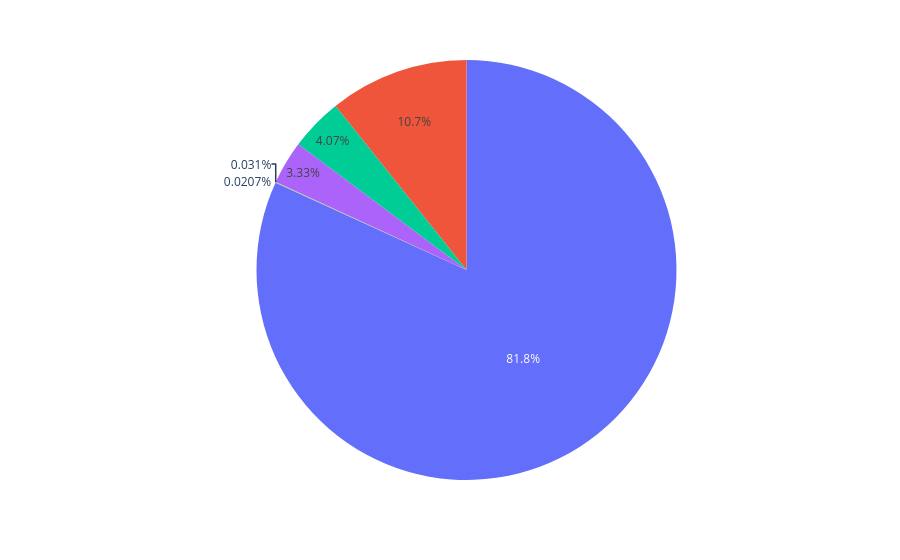

Write notebook code for a chart like this one.
### Code cell
fig = px.pie(labels=ratings.index, values=ratings.values)

fig.show()

### Figure 1 — Plotly figure (JSON) as saved in the notebook; plotly's stock layout.template omitted (floating-point values rounded to 4 significant figures)
{"data": [{"domain": {"x": [0, 1], "y": [0, 1]}, "hovertemplate": "value=%{value}<extra></extra>", "legendgroup": "", "name": "", "showlegend": false, "type": "pie", "values": [7906, 1036, 393, 322, 3, 2]}], "layout": {"legend": {"tracegroupgap": 0}, "margin": {"t": 60}}}
